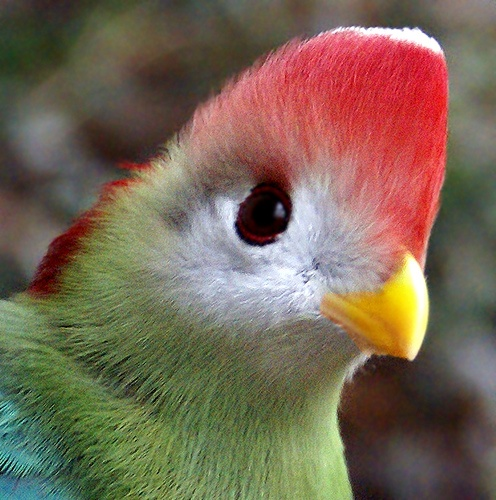
#> input picture Opencv/img/000064.jpg, 496 x 500 px
$ jupyter execute test1.ipynb
#> lines starting #> are read from the running program, lines starting #| are printed output that depends on the picture; after the words box and inside, x2 and y2 are one past the last pixel; in counts of white or black regions, pixels touching at a corner belong together
[cell 1]
import cv2
import numpy as np
import matplotlib.pyplot as plt

[cell 2]
top_size , bottom_size , left_size,right_size = (50,50,50,50)
img = cv2.imread("img/000064.jpg")
#> img is the input picture: shape (500, 496, 3); mean B, G, R 84.7, 102.8, 119.6
img = cv2.cvtColor(img,cv2.COLOR_RGB2BGR)

[cell 3]
i1 =  cv2.copyMakeBorder(img,top_size,bottom_size,left_size,right_size,borderType=cv2.BORDER_REPLICATE)
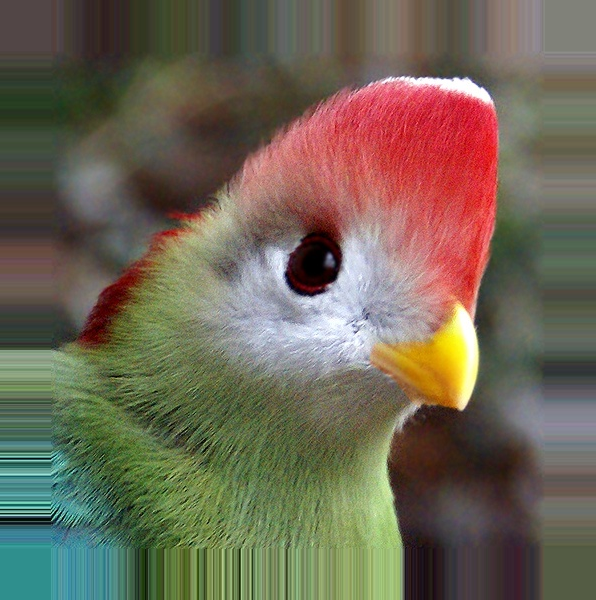
#> i1: shape (600, 596, 3); mean R, G, B 110.2, 101.7, 84.6
i2 =  cv2.copyMakeBorder(img,top_size,bottom_size,left_size,right_size,borderType=cv2.BORDER_REFLECT)
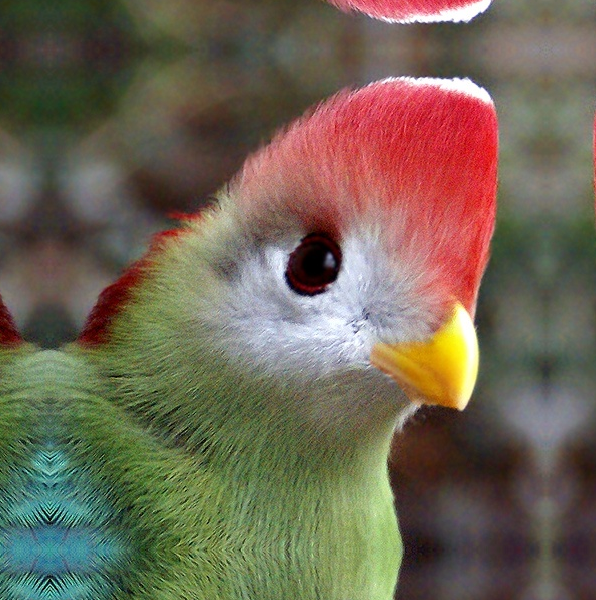
#> i2: shape (600, 596, 3); mean R, G, B 111.2, 101.1, 83.7
i3 =  img+20
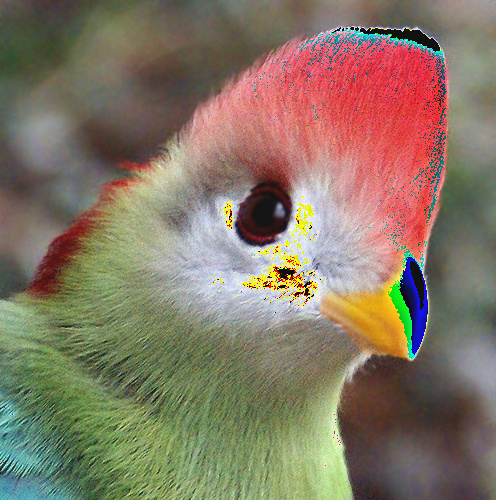
#> i3: shape (500, 496, 3); mean R, G, B 133.7, 119.7, 101.4
i4 =  cv2.copyMakeBorder(img,top_size,bottom_size,left_size,right_size,borderType=cv2.BORDER_CONSTANT,value=(128,128,128))
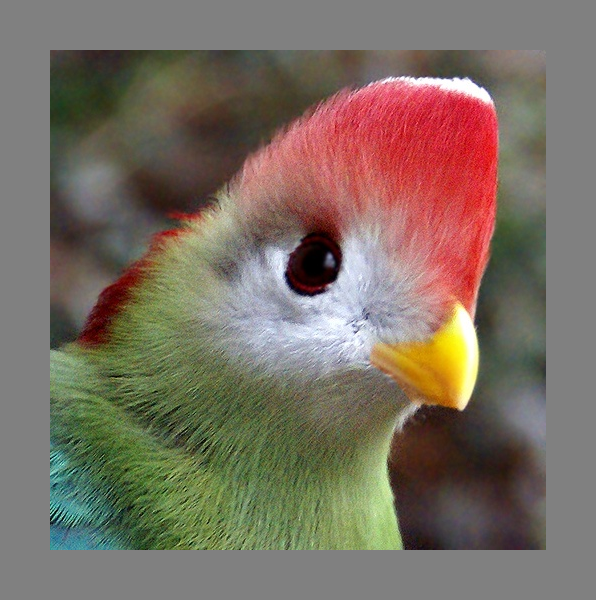
#> i4: shape (600, 596, 3); mean R, G, B 122.2, 110.5, 98

[cell 4]
plt.subplot(231)
plt.imshow(img,'gray')
plt.subplot(232)
plt.imshow(i1,'gray')
plt.subplot(233)
plt.imshow(i2,'gray')
plt.subplot(234)
plt.imshow(i3,'gray')
plt.subplot(235)
plt.imshow(i4,'gray')
type(img)

[cell 5]
img = np.zeros((512,512,3),np.uint8)
type(img)

[cell 6]
def show(img):
    cv2.imshow("img",img)
    cv2.waitKey(0)
    cv2.destroyAllWindows()

[cell 7]
show(img)

[cell 8]
cv2.rectangle(img,(0,0),(200,200),(0,255,0),3)
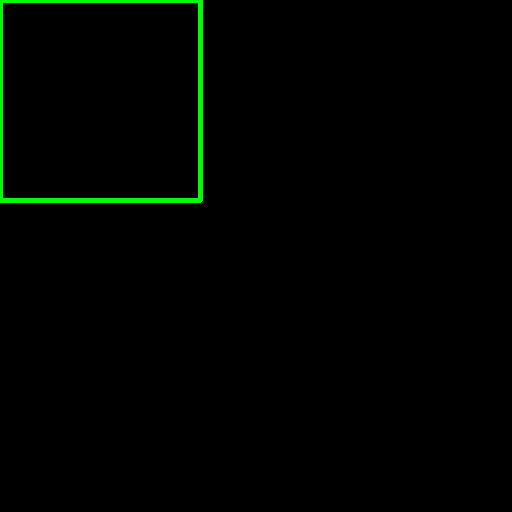
#> img: shape (512, 512, 3); mean R, G, B 0, 3.1, 0
show(img)

[cell 9]
font = cv2.FONT_HERSHEY_PLAIN
cv2.putText(img,"OPENCV",(10,500),font,1,(255,255,255),1,cv2.LINE_AA)
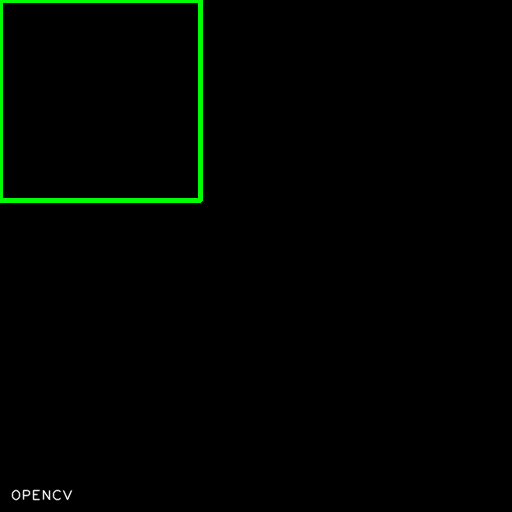
#> img: shape (512, 512, 3); 0.16% of pixels changed, all inside (x1, y1, x2, y2) = (11, 489, 73, 501)
show(img)

[cell 10]
img = cv2.imread("img/000064.jpg")
width , height = img.shape[:2]
#> width = 500; height = 496

new = np.zeros((800,800,3),dtype=np.uint8)
new = new + 128
new[400-width//2:400+width//2,400-height//2:400+height//2,:] = img
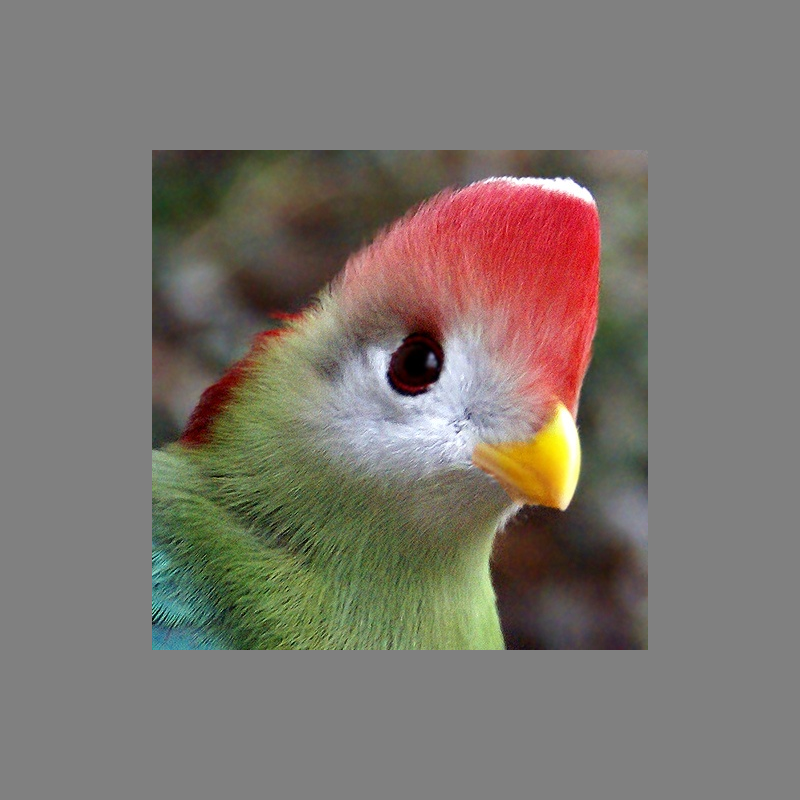
#> new: shape (800, 800, 3); mean B, G, R 111.2, 118.2, 124.7
show(new)
